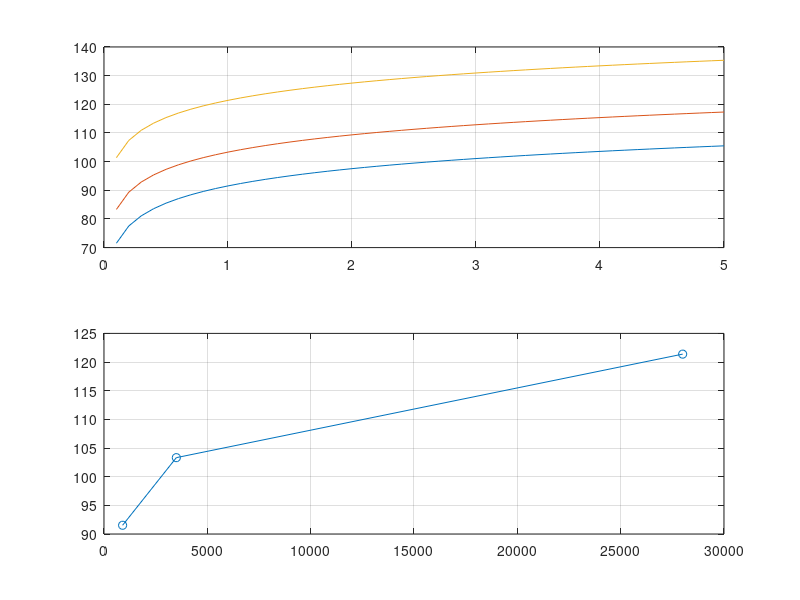

This chart was generated by the following MATLAB code:
clc; clear; close all;
d=0.1:0.1:5; f=[900 3500 28000];
PL1=32.44+20*log10(f(1))+20*log10(d);
PL2=32.44+20*log10(f(2))+20*log10(d);
PL3=32.44+20*log10(f(3))+20*log10(d);
subplot(2,1,1); plot(d,PL1,d,PL2,d,PL3); grid on
subplot(2,1,2); plot(f,[PL1(10) PL2(10) PL3(10)],'-o'); grid on
